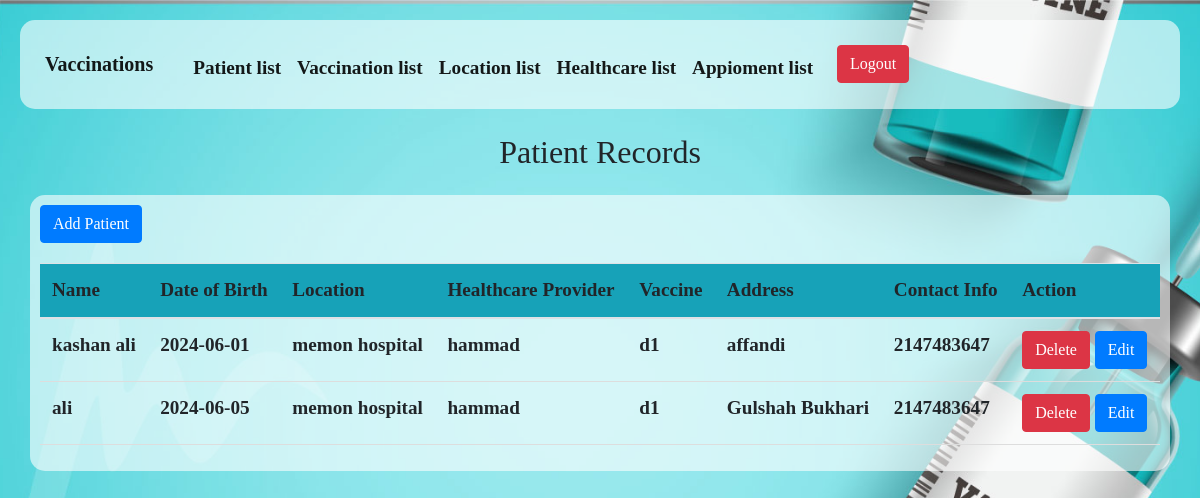
The page /patient/patient_view.php on the database its author committed.
### tables this page shows
CREATE TABLE `patient` (
  `patient_id` int(11) NOT NULL,
  `name` varchar(50) DEFAULT NULL,
  `dob` date DEFAULT NULL,
  `location_id` int(11) DEFAULT NULL,
  `healthcare_provider_id` int(11) DEFAULT NULL,
  `vaccine_id` int(11) DEFAULT NULL,
  `address` varchar(50) DEFAULT NULL,
  `contact_info` int(11) DEFAULT NULL
);

CREATE TABLE `location` (
  `location_id` int(11) NOT NULL,
  `name` varchar(50) DEFAULT NULL,
  `address` varchar(50) DEFAULT NULL,
  `contact_info` int(11) DEFAULT NULL
);

CREATE TABLE `healthcare_provider` (
  `healthcare_provider_id` int(11) NOT NULL,
  `name` varchar(50) DEFAULT NULL,
  `specialization` varchar(255) DEFAULT NULL,
  `contact_info` int(11) DEFAULT NULL
);

CREATE TABLE `vaccine` (
  `vaccine_id` int(11) NOT NULL,
  `name` varchar(50) DEFAULT NULL,
  `manufacture` date DEFAULT NULL,
  `expiry_date` date DEFAULT NULL,
  `quantity` int(11) DEFAULT NULL
);

### patient/patient_view.php (the view, shortened to what this page needs)
<!DOCTYPE html>
<html lang="en">
<head>
    <link href="https://stackpath.bootstrapcdn.com/bootstrap/4.5.0/css/bootstrap.min.css" rel="stylesheet">
    <link rel="stylesheet" href="https://cdn.jsdelivr.net/npm/sweetalert2@9.17.1/dist/sweetalert2.min.css">
</head>
<body>
<?php
include "nav.php"
?>
<h2 class="mt-4 mb-4 text-center">Patient Records</h2>
<div class="container glass">
<a href="patient.php" class="btn btn-primary">Add Patient</a>
    <table class="table table-hover">
        <thead class="bg-info">
            <tr>
                <th>Name</th>
                <th>Date of Birth</th>
                <th>Location</th>
                <th>Healthcare Provider</th>
                <th>Vaccine</th>
                <th>Address</th>
                <th>Contact Info</th>
                <th>Action</th>
            </tr>
        </thead>
        <tbody>
            <?php
            include "connect.php";
            $sql = "SELECT p.patient_id, p.name AS patient_name, p.dob, l.name AS location_name, hp.name AS healthcare_provider_name, v.name AS vaccine_name, p.address, p.contact_info
                    FROM patient p
                    INNER JOIN location l ON p.location_id = l.location_id
                    INNER JOIN healthcare_provider hp ON p.healthcare_provider_id = hp.healthcare_provider_id
                    INNER JOIN vaccine v ON p.vaccine_id = v.vaccine_id";
            $result = mysqli_query($conn, $sql);
            if (mysqli_num_rows($result) > 0) {
                while ($row = mysqli_fetch_assoc($result)) {
                    echo "<tr>";
                    echo "<td>".$row['patient_name']."</td>";
                    echo "<td>".$row['dob']."</td>";
                    echo "<td>".$row['location_name']."</td>";
                    echo "<td>".$row['healthcare_provider_name']."</td>";
                    echo "<td>".$row['vaccine_name']."</td>";
                    echo "<td>".$row['address']."</td>";
                    echo "<td>".$row['contact_info']."</td>";
                    echo '<td>
                    <a href="#" class="btn btn-danger delete-btn" data-id="' . $row["patient_id"] . '">Delete</a>
                    <a href="edit_patient.php?id=' . $row["patient_id"] . '" class="btn btn-primary">Edit</a>
                  </td>';
                    echo "</tr>";
                }
            } else {
                echo "<tr><td colspan='8'>No patients found</td></tr>";
            }
            ?>
        </tbody>
    </table>
</div>
</body>
</html>

### patient/nav.php (shortened to what this page needs)
<!DOCTYPE html>
<html lang="en">
<head>
    <link href="https://stackpath.bootstrapcdn.com/bootstrap/4.5.2/css/bootstrap.min.css" rel="stylesheet">
</head>
<body>
<nav class="navbar navbar-expand-lg navbar-light glass" >
  <div class="container">
    <div class="collapse navbar-collapse" id="navbarTogglerDemo01">
      <a class="navbar-brand" href="../admin_dashboard.php">Vaccinations</a>
      <ul class="navbar-nav me-auto mb-2 p-2 m-2 mb-lg-0">
        <li class="nav-item">
          <a class="nav-link active" aria-current="page" href="patient_view.php">Patient list</a>
        </li>
        <li class="nav-item">
          <a class="nav-link active" href="../vaccine/vaccine_view.php">Vaccination list</a>
        </li>
        <li class="nav-item">
          <a class="nav-link active" href="../location/location_view.php">Location list</a>
        </li>
        <li class="nav-item">
          <a class="nav-link active" href="../healthcare/healthcare_view.php">Healthcare list</a>
        </li>
        <li class="nav-item">
          <a class="nav-link active" href="../appiontment/index.php">Appioment list</a>
        </li>
      </ul>
      <form class="d-flex">
      <a href="../logout.php" class="btn btn-danger">Logout</a>
      </form>
    </div>
  </div>
</nav>
</body>
</html>

### patient/patient_view.php (style rules this page uses)
body { padding: 20px; }
body { background: url(../Imges/2.jpg)no-repeat; background-size: cover; -webkit-background-size: cover; -moz-background-size: cover; -o-background-size: cover; -ms-background-size: cover; background-attachment: fixed; background-position: center; font-family: sans-serif; height: �100vh; }
table { width: 100%; margin-top: 20px; }
th, td { padding: 8px; text-align: left; border-bottom: 1px solid #ddd; }
.glass { background-color: rgba(255, 255, 255, 0.6); color: black; border-radius: 15px; padding: 10px; }

### patient/nav.php (style rules this page uses)
body { font-family: ' : Arial, sans-serif;'; font-size: larger; font-weight: bold; }
.glass { background-color: rgba(255, 255, 255, 0.6); color: black; border-radius: 15px; padding: 10px; }

### rows shown on the page
patient: name "kashan ali", dob "2024-06-01", location.name "memon hospital", healthcare_provider.name "hammad", vaccine.name "d1", address "affandi", contact_info "2147483647"
patient: name "ali", dob "2024-06-05", location.name "memon hospital", healthcare_provider.name "hammad", vaccine.name "d1", address "Gulshah Bukhari", contact_info "2147483647"
